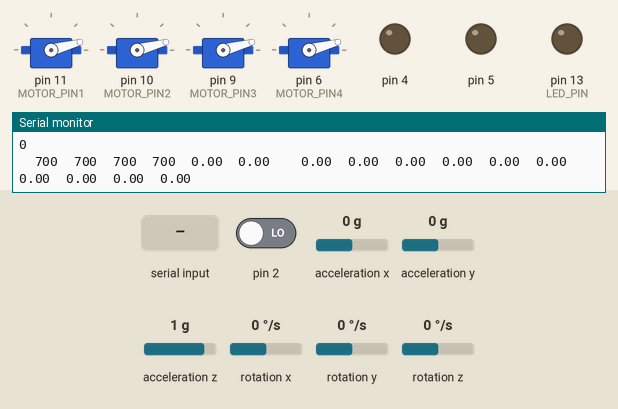
This sketch was run on a simulated Arduino Uno, built with avr-gcc and run on an emulated ATmega328P. Shown: 4 × servo, output pins drawn as LEDs (lit = HIGH), the last lines printed to the serial monitor. The inputs (shaded band) are chosen by the test bench; at power-on: acceleration x 0 g, pin 2 LOW, acceleration y 0 g, acceleration z 1 g, rotation x 0 °/s, rotation y 0 °/s, rotation z 0 °/s. The sensor or clock chip raises its interrupt line as the real part does; EEPROM starts erased.

Above: at 1.7 s.
1.8 s: acceleration x set to 1.4 g
At 2.3 s:
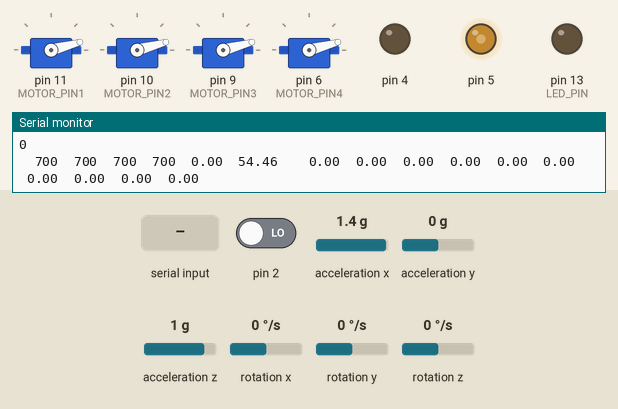
3.3 s: "8\n" received over Serial
At 3.7 s:
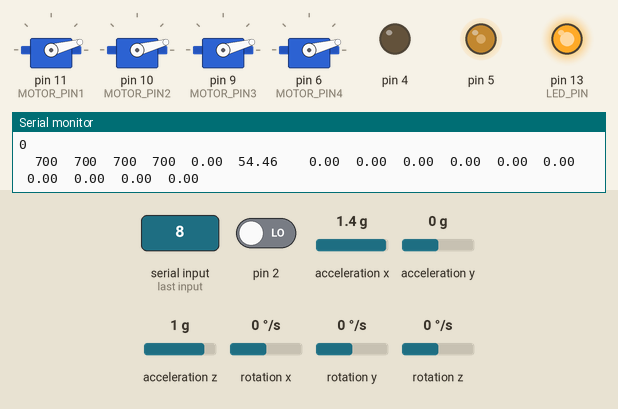
4.8 s: byte 53 ('5') received over Serial
At 5.3 s:
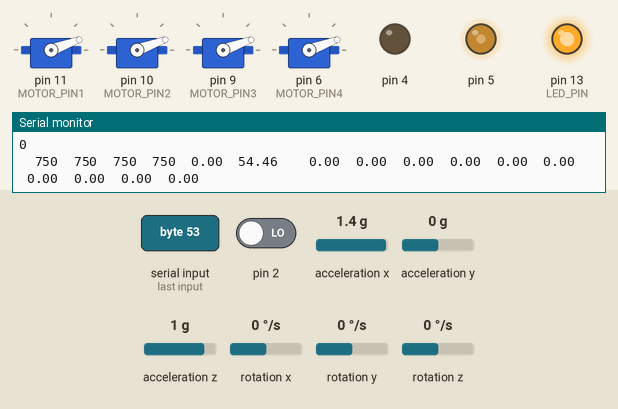
6.3 s: byte 56 ('8') received over Serial
At 6.48 s:
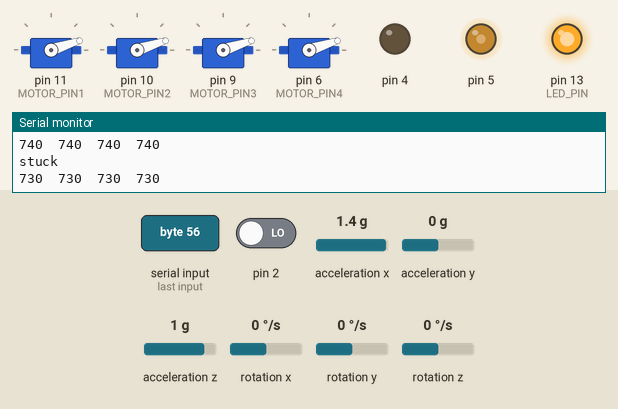
8.0 s: acceleration x set to 0 g
At 8.3 s:
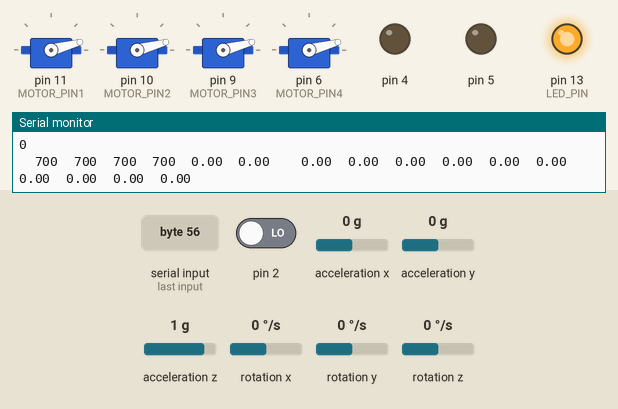
9.5 s: byte 114 ('r') received over Serial
At 10.9 s:
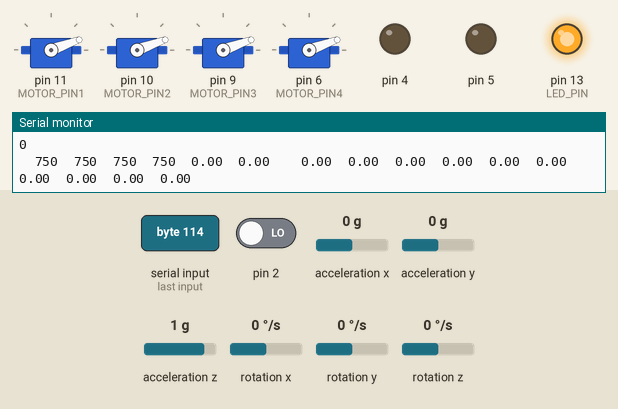
Timing chart, 0 to 12.0 s (numbered marks = the images above; inputs shaded):
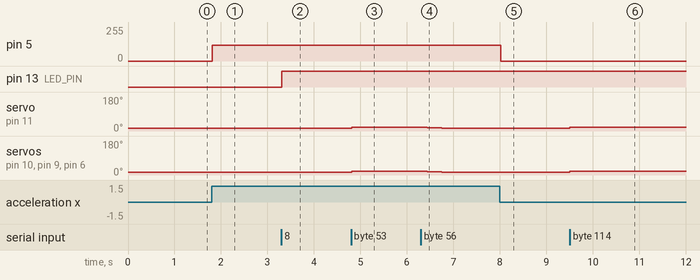

Measured:
- after the input at 1.8 s, pin 5: 0/255 → 120/255 at once
- after the input at 3.3 s, pin 13 (LED_PIN): LOW → HIGH at once
- after the input at 4.8 s, servo on pin 11 (MOTOR_PIN1), servo on pin 10 (MOTOR_PIN2), servo on pin 9 (MOTOR_PIN3), servo on pin 6 (MOTOR_PIN4): 15° → 20° at once
- after the input at 6.3 s, servo on pin 11 (MOTOR_PIN1): moves from 20° to 15° over 0.41 s, starting at once; servo on pin 10 (MOTOR_PIN2), servo on pin 9 (MOTOR_PIN3), servo on pin 6 (MOTOR_PIN4): moves from 20° to 15° over 0.40 s, starting at once
- after the input at 8.0 s, pin 5: 120/255 → 0/255 at once
- after the input at 9.5 s, servo on pin 11 (MOTOR_PIN1), servo on pin 10 (MOTOR_PIN2), servo on pin 9 (MOTOR_PIN3), servo on pin 6 (MOTOR_PIN4): 15° → 20° at once

The sketch:

finalcombo3rx.ino
```cpp
#include "comboconfig.h"
#include "I2Cdev.h"
#include "pidconfig.h"
#include <EEPROM.h>
#include <VirtualWire.h>
#include <Wire.h>
#include <ServoTimer2.h>
//#include <ServoTimer2.h>
#include <PID_v1.h>

#include "MPU6050.h"


//#define DebugAngle
#define Debugpid
#define OUTPUT_READABLE_YAWPITCHROLL


int16_t aX11, aY11, aZ11;
int16_t gX11, gY11, gZ11;
int Sensor1Data;
int NNin,NNnot,mytime;
char *controller;
int ijk=0.01;
int debugmpu;
int prevNumber;

//motor init
int aa1=700;
int aa2=700;
int aa3=700;
int aa4=700;
int m1,m2,m3,m4;
//int maxSafeangle=60;// these are used in shutDown function;
//int minSafeangle=-60;// - -
boolean calibrate;
int charflag,mpuflag;
//int safetime=10000;// safe lands after this time limit.
int led = 13;
int addr10 =10,addr1=1,addr2=2,addr3=3,addr4=4,addr5=5,addr6=6,addr7=7,addr8=8,addr9=9;
boolean firstrun=0;
double pitch;double roll;double yaw;


void setup()
{

  pinMode(4,OUTPUT);
  digitalWrite(4,LOW);


  Serial.begin(115200);
  mpusetup();


  led1_init();
  led2_init();
  pidsetup();

}


//The loop section of the sketch will read the X,Y and Z output rates from the gyroscope and output them in the Serial Terminal
void loop()
{
  if (firstrun==0)
  {
    int aa=700;
    motor1.attach(MOTOR_PIN1);
    motor2.attach(MOTOR_PIN2);
    motor3.attach(MOTOR_PIN3);
    motor4.attach(MOTOR_PIN4);

    motor1.write(aa);
    motor2.write(aa);
    motor3.write(aa);
    motor4.write(aa);
    firstrun=1;

  }
  mpuloop();
  piManual();
  pid();


   /*double gap1 = abs(Setpoint1-Input1);
    double gap2 = abs(Setpoint2-Input2);
     double gap3 = abs(Setpoint3-Input3);
      double gap4 = abs(Setpoint4-Input4);*/
     // if(gap1<10)
    //we're close to setpoint, use conservative tuning parameters
  //  myPID1.SetTunings(consKp, consKi, consKd);

  /* else if(gap1>=10)
  {
     //we're far from setpoint, use aggressive tuning parameters
     myPID1.SetTunings(aggKp, aggKi, aggKd);
  }
   //    if(gap2<10)
  {  //we're close to setpoint, use conservative tuning parameters
    myPID2.SetTunings(consKp, consKi, consKd);
  }
   /*else if(gap2>=10)
  {
     //we're far from setpoint, use aggressive tuning parameters
     myPID2.SetTunings(aggKp, aggKi, aggKd);
  }
       if(gap3<10)
  {  //we're close to setpoint, use conservative tuning parameters
    myPID3.SetTunings(consKp, consKi, consKd);
  }
   else if(gap3>=10)
  {
     //we're far from setpoint, use aggressive tuning parameters
     myPID3.SetTunings(aggKp, aggKi, aggKd);
  }
       if(gap4<10)
  {  //we're close to setpoint, use conservative tuning parameters
    myPID4.SetTunings(consKp, consKi, consKd);
  }
   else if(gap4>=10)
  {
     //we're far from setpoint, use aggressive tuning parameters
     myPID4.SetTunings(aggKp, aggKi, aggKd);

  */


 myPID1.SetTunings(consKp12, consKi12, consKd12);
 myPID2.SetTunings(consKp12, consKi12, consKd12);
 myPID3.SetTunings(consKp34, consKi34, consKd34);
 myPID4.SetTunings(consKp34, consKi34, consKd34);

  //delay(100);

}
```

angle.ino
```cpp
void mpuloop()
{
  mytime=millis();
  if(pitch>5 || roll >5 || pitch<-5 || roll<-5)
    led2_status(120);
  else
    led2_status(0);


  // if programming failed, don't try to do anything
  if (!dmpReady) return;

  // wait for MPU interrupt or extra packet(s) available
  while (!mpuInterrupt && fifoCount < packetSize) {
    // other program behavior stuff here
    // .
    // .
    delay(20);
    // .
    // if you are really paranoid you can frequently test in between other
    // stuff to see if mpuInterrupt is true, and if so, "break;" from the
    // while() loop to immediately process the MPU data
    // .
    // .
    // .
  }

  // reset interrupt flag and get INT_STATUS byte
  mpuInterrupt = false;
  mpuIntStatus = mpu.getIntStatus();

  // get current FIFO count
  fifoCount = mpu.getFIFOCount();

  // check for overflow (this should never happen unless our code is too inefficient)
  if ((mpuIntStatus & 0x10) || fifoCount == 1024) {
    // reset so we can continue cleanly
    mpu.resetFIFO();
    Serial.println(F("FIFO overflow!"));

    // otherwise, check for DMP data ready interrupt (this should happen frequently)
  }
  else if (mpuIntStatus & 0x02) {
    // wait for correct available data length, should be a VERY short wait
    while (fifoCount < packetSize) fifoCount = mpu.getFIFOCount();

    // read a packet from FIFO
    mpu.getFIFOBytes(fifoBuffer, packetSize);

    // track FIFO count here in case there is > 1 packet available
    // (this lets us immediately read more without waiting for an interrupt)
    fifoCount -= packetSize;

#ifdef OUTPUT_READABLE_QUATERNION
    // display quaternion values in easy matrix form: w x y z
    mpu.dmpGetQuaternion(&q, fifoBuffer);
    Serial.print("quat\t");
    Serial.print(q.w);
    Serial.print("\t");
    Serial.print(q.x);
    Serial.print("\t");
    Serial.print(q.y);
    Serial.print("\t");
    Serial.println(q.z);
#endif

#ifdef OUTPUT_READABLE_EULER
    // display Euler angles in degrees
    mpu.dmpGetQuaternion(&q, fifoBuffer);
    mpu.dmpGetEuler(euler, &q);
    Serial.print("euler\t");
    Serial.print(euler[0] * 180/M_PI);
    Serial.print("\t");
    Serial.print(euler[1] * 180/M_PI);
    Serial.print("\t");
    Serial.println(euler[2] * 180/M_PI);
#endif

#ifdef OUTPUT_READABLE_YAWPITCHROLL
    // display Euler angles in degrees
    mpu.dmpGetQuaternion(&q, fifoBuffer);
    mpu.dmpGetGravity(&gravity, &q);
    mpu.dmpGetYawPitchRoll(ypr, &q, &gravity);
    /*   Serial.print("ypr\t");
     Serial.print(ypr[0] * 180/M_PI);
     Serial.print("\t");
     Serial.print(ypr[1] * 180/M_PI);
     Serial.print("\t");
     Serial.println(ypr[2] * 180/M_PI);*/
    yaw=(ypr[0] * 180/M_PI) ;
    roll=(ypr[1] * 180/M_PI) ;
    pitch=(ypr[2] * 180/M_PI);
#endif
#ifdef DebugAngle
    Serial.print("ypr\t");
    Serial.print(ypr[0] * 180/M_PI);
    Serial.print("\t");
    Serial.print(ypr[1] * 180/M_PI);
    Serial.print("\t");
    Serial.println(ypr[2] * 180/M_PI);
#endif

#ifdef OUTPUT_READABLE_REALACCEL
    // display real acceleration, adjusted to remove gravity
    mpu.dmpGetQuaternion(&q, fifoBuffer);
    mpu.dmpGetAccel(&aa, fifoBuffer);
    mpu.dmpGetGravity(&gravity, &q);
    mpu.dmpGetLinearAccel(&aaReal, &aa, &gravity);
    Serial.print("areal\t");
    Serial.print(aaReal.x);
    Serial.print("\t");
    Serial.print(aaReal.y);
    Serial.print("\t");
    Serial.println(aaReal.z);
#endif

#ifdef OUTPUT_READABLE_WORLDACCEL
    // display initial world-frame acceleration, adjusted to remove gravity
    // and rotated based on known orientation from quaternion
    mpu.dmpGetQuaternion(&q, fifoBuffer);
    mpu.dmpGetAccel(&aa, fifoBuffer);
    mpu.dmpGetGravity(&gravity, &q);
    mpu.dmpGetLinearAccel(&aaReal, &aa, &gravity);
    mpu.dmpGetLinearAccelInWorld(&aaWorld, &aaReal, &q);
    Serial.print("aworld\t");
    Serial.print(aaWorld.x);
    Serial.print("\t");
    Serial.print(aaWorld.y);
    Serial.print("\t");
    Serial.println(aaWorld.z);
#endif

#ifdef OUTPUT_TEAPOT
    // display quaternion values in InvenSense Teapot demo format:
    teapotPacket[2] = fifoBuffer[0];
    teapotPacket[3] = fifoBuffer[1];
    teapotPacket[4] = fifoBuffer[4];
    teapotPacket[5] = fifoBuffer[5];
    teapotPacket[6] = fifoBuffer[8];
    teapotPacket[7] = fifoBuffer[9];
    teapotPacket[8] = fifoBuffer[12];
    teapotPacket[9] = fifoBuffer[13];
    Serial.write(teapotPacket, 14);
    teapotPacket[11]++; // packetCount, loops at 0xFF on purpose
#endif

  }
}
```

anglesetup.ino
```cpp
void mpusetup() {
    // join I2C bus (I2Cdev library doesn't do this automatically)
    #if I2CDEV_IMPLEMENTATION == I2CDEV_ARDUINO_WIRE
        Wire.begin();
        TWBR = 12; // 400kHz I2C clock (200kHz if CPU is 8MHz)
    #elif I2CDEV_IMPLEMENTATION == I2CDEV_BUILTIN_FASTWIRE
        Fastwire::setup(400, true);
    #endif

    // initialize serial communication
    // (115200 chosen because it is required for Teapot Demo output, but it's
    // really up to you depending on your project)
  //  Serial.begin(115200);
    while (!Serial); // wait for Leonardo enumeration, others continue immediately

    // NOTE: 8MHz or slower host processors, like the Teensy @ 3.3v or Ardunio
    // Pro Mini running at 3.3v, cannot handle this baud rate reliably due to
    // the baud timing being too misaligned with processor ticks. You must use
    // 38400 or slower in these cases, or use some kind of external separate
    // crystal solution for the UART timer.

    // initialize device
    mpu.initialize();

    // verify connection
    Serial.println(F("Testing device connections..."));
    Serial.println(mpu.testConnection() ? F("MPU6050 connection successful") : F("MPU6050 connection failed"));

    // wait for ready
    Serial.println(F("\n dont Send any character to begin DMP programming and demo: "));
 /*   while (Serial.available() && Serial.read()); // empty buffer
    while (!Serial.available());                 // wait for data
    while (Serial.available() && Serial.read()); // empty buffer again
*/
    // load and configure the DMP
    Serial.println(F("Initializing DMP..."));
    devStatus = mpu.dmpInitialize();

    // supply your own gyro offsets here, scaled for min sensitivity
    mpu.setXGyroOffset(220);
    mpu.setYGyroOffset(76);
    mpu.setZGyroOffset(-85);
    mpu.setZAccelOffset(1788); // 1688 factory default for my test chip

    // make sure it worked (returns 0 if so)
    if (devStatus == 0) {
        // turn on the DMP, now that it's ready
        Serial.println(F("Enabling DMP..."));
        mpu.setDMPEnabled(true);

        // enable Arduino interrupt detection
        Serial.println(F("Enabling interrupt detection (Arduino external interrupt 0)..."));
        attachInterrupt(0, dmpDataReady, RISING);
        mpuIntStatus = mpu.getIntStatus();

        // set our DMP Ready flag so the main loop() function knows it's okay to use it
        Serial.println(F("DMP ready! Waiting for first interrupt..."));
        dmpReady = true;

        // get expected DMP packet size for later comparison
        packetSize = mpu.dmpGetFIFOPacketSize();
    } else {
        // ERROR!
        // 1 = initial memory load failed
        // 2 = DMP configuration updates failed
        // (if it's going to break, usually the code will be 1)
        Serial.print(F("DMP Initialization failed (code "));
        Serial.print(devStatus);
        Serial.println(F(")"));
    }

    // configure LED for output
    pinMode(LED_PIN, OUTPUT);
}
```

landing.ino
```cpp
void safeLanding()
{
  led1_status(1);
   uint8_t buf[VW_MAX_MESSAGE_LEN];
    uint8_t buflen = VW_MAX_MESSAGE_LEN;

    {
          int addr10 =10,addr1=1,addr2=2,addr3=3,addr4=4,addr5=5,addr6=6,addr7=7,addr8=8,addr9=9;
          EEPROM.write(addr1,aa1/10);
          EEPROM.write(addr2,aa2/10);
          EEPROM.write(addr3,aa3/10);
          EEPROM.write(addr4,aa4/10);

          EEPROM.write(addr5,consKp12*100);
          EEPROM.write(addr6,consKi12*100);
          EEPROM.write(addr7,consKd12*100);

          EEPROM.write(addr8,consKp34*100);
          EEPROM.write(addr9,consKi34*100);
          EEPROM.write(addr10,consKd34*100);
}

 // int St=millis();
//int st=safetime;//10secs
 // slow landing, reduces throttle by 200 in a second;
 // if(500 > millis()-St )
  {
 //   St= millis();
 while(1)
 {Serial.println("stuck");
 //  if(aa1>700 || aa2>700 || aa3>700 || aa4>700)
   {
     if(aa1>700)
   aa1=aa1-10;
   if(aa2>700 )
    aa2=aa2-10;
    if(aa3>700)
    aa3=aa3-10;
    if(aa4>700)
    aa4=aa4-10;
   }

    if(aa1<701 && aa2<701 & aa3<701 & aa4<701)
   break;
 // if(vw_get_message(buf, &buflen))
 {
//   break;
 }

    motor1.write(aa1);
  motor2.write(aa2);
   motor3.write(aa3);
    motor4.write(aa4);


    Serial.print(aa1);
  Serial.print("\t");
   Serial.print(aa2);
  Serial.print("\t");
   Serial.print(aa3);
  Serial.print("\t");
  Serial.println(aa4);
  delay(100);

 }
/*
  motor1.writeMicroseconds(aa1);
motor2.writeMicroseconds(aa2);
motor3.writeMicroseconds(aa3);
motor4.writeMicroseconds(aa4);
Serial.println("safe");  */
  }


}

void safeShutDown()
{
  // danger shutdown;
 // if(pitch<minSafeangle || pitch>maxSafeangle || roll<minSafeangle || roll>maxSafeangle )
  {
    //t= millis();
  Serial.println("dont shut");
        while(1)
        {
           int aa=700;
           Serial.println("shut");
                   motor1.attach(MOTOR_PIN1);
           motor2.attach(MOTOR_PIN2);
            motor3.attach(MOTOR_PIN3);
           motor4.attach(MOTOR_PIN4);

            motor1.write(aa);
            motor2.write(aa);
             motor3.write(aa);
              motor4.write(aa);
        }
  }
}


void led1_init()
{
 pinMode(13,OUTPUT);
 //f
 pinMode(4,OUTPUT);
 digitalWrite(13,LOW);
}

void led1_status(byte stat)
{
 digitalWrite(13,stat);
}
void led2_init()
{
 pinMode(5,OUTPUT);
 digitalWrite(13,LOW);
}

void led2_status(byte stat)
{
 analogWrite(5,stat);
}
```

piManual.ino
```cpp
void piManual()
{

  char number;
  if(Serial.available())
  {

    number=(char)Serial.read();
    //time=millis();
  }
 /* if(millis()-time>5000)
  {
    safeLanding();
  }*/

   if(number=='a')
 {

    aa1=aa1+10;


 }


  else if(number=='8')
 {
   safeLanding();
 }


  else if(number=='z')
 {

 }


   else if(number=='5')
 {

   aa1=aa1+50;
   aa2=aa2+50;
   aa3=aa3+50;
   aa4=aa4+50;


 }

  else if(number=='f')
 {

   aa1=aa1-50;
   aa2=aa2-50;
   aa3=aa3-50;
   aa4=aa4-50;


 }
 //TTTTTTT
    else if(number=='t')
 {

   aa1=aa1-10;
   aa2=aa2-10;
   aa3=aa3-10;
   aa4=aa4-10;


 }
  //ttttttt
      else if(number=='c')
 {

   aa1=aa1+10;
   aa2=aa2+10;
   aa3=aa3+10;
   aa4=aa4+10;


 }

     else if(number=='r')
 {

   aa1=750;
   aa2=750;
   aa3=750;
   aa4=750;
   }


 //xxxxx


  //yyyyy
else if(number=='1')
 {
   consKi12=consKi12+0.01;
 }

  //XXXXXXXX
else if(number=='2')
 {
   consKp12=consKp12-0.01;
 }
  //YYYYY
else if(number=='4')
 {
   consKi12=consKi12-0.01;
 }
  //ZZZZZZZZ
 if(number=='6')
 {
   consKd12=consKd12-0.01;
 }
  //zzzzz
else if(number=='7')
 {
   consKp12=consKp12+0.01;
 }

else if(number=='9')
 {
   consKp12=consKp12+0.01;
 }


 //iiiiiiiii
else if(number=='p')
 {
   consKp34=consKp34+0.01;
 }
  //jjjjjj
else if(number=='i')
 {
   consKi34=consKi34+0.01;
 }
  //kkkkkkkkk
else if(number=='d')
 {
   consKd34=consKd34+0.01;
 }

    //IIIIIIII
else if(number=='P')
 {
   consKp34=consKp34-0.01;
 }
  //JJJJJJJJ
else if(number=='I')
 {
   consKi34=consKi34-0.01;
 }
  //KKKKKKKKKK
else if(number=='D')
 {
   consKd34=consKd34-0.01;
 }


   // safety cutoff
   // space bar
    else if(number=='s')
 {
 /* // motor1.writeMicroseconds(aa1);
    Serial.println("aa11 + reset");
    //Serial.println(aa1);
  aa1=700;
   aa2=700;
   aa3=700;
   aa4=700;
   */
    Setpoint1 =0;
     Setpoint2 =0;
      Setpoint3 =0;
       Setpoint4 =0;
   safeLanding();
 }
//}
//prevNumber = number;

}
```

pid.ino
```cpp
void pid()
{

  Setpoint1 =0;
  Setpoint2=-Setpoint1;
  Setpoint4=0;
  Setpoint3 =-Setpoint4;


  Input1 = -pitch;
  Input2 = pitch;
  Input3=roll;
  Input4=-roll;

  myPID1.Compute();
  myPID2.Compute();
  myPID3.Compute();
  myPID4.Compute();


  m1=aa1+Output1-Output2;
  m3=aa3+Output2-Output1;
  m2=aa2+Output3-Output4;
  m4=aa4+Output4-Output3;

  motor1.write(m1);
  motor2.write(m2);
  motor3.write(m3);
  motor4.write(m4);


 #ifdef Debugpid
  Serial.println(Sensor1Data);
  Serial.print("\t");
  Serial.print(m1);
  Serial.print("\t");
  Serial.print(m2);
  Serial.print("\t");
  Serial.print(m3);
  Serial.print("\t");
  Serial.print(m4);

  Serial.print("\t");
  Serial.print(pitch);
  Serial.print("\t");
  Serial.print(roll);
  Serial.print("\t");


  Serial.print("\t");
  Serial.print(consKp12);
  Serial.print("\t");
  Serial.print(consKi12);
  Serial.print("\t");
  Serial.print(consKd12);
  Serial.print("\t");


  Serial.print(consKp34);
  Serial.print("\t");
  Serial.print(consKi34);
  Serial.print("\t");
  Serial.print(consKd34);
  Serial.print("\t");

  Serial.print(Setpoint1);
  Serial.print("\t");
  Serial.print(Setpoint2);
  Serial.print("\t");
  Serial.print(Setpoint3);
  Serial.print("\t");
  Serial.println(Setpoint4);

 #endif


}
```

pidsetup.ino
```cpp
void pidsetup()
{

  //initialize the variables we're linked to


  //turn the PID on
  myPID1.SetMode(AUTOMATIC);
  myPID2.SetMode(AUTOMATIC);
myPID3.SetMode(AUTOMATIC);
  myPID4.SetMode(AUTOMATIC);
 // motor1.writeMicroseconds(800);
//motor2.writeMicroseconds(800);
}
```

pidconfig.h
```cpp
  #include <ServoTimer2.h>

  #include <PID_v1.h>

 // #define MAX_SIGNAL 2000
 // #define MIN_SIGNAL 7007
  #define MOTOR_PIN1 11//w
  #define MOTOR_PIN2 10//a
  #define MOTOR_PIN3 9//S
  #define MOTOR_PIN4 6//D

  ServoTimer2 motor1;
  ServoTimer2 motor2;
  ServoTimer2 motor3;
  ServoTimer2 motor4;
 // double aggKp=4, aggKi=0.2, aggKd=1;
// consKp12=0,consKi12=0, consKd12=0,consKp34=0,consKi34=0,consKd34=0;
double consKp12=0.00,consKi12=0.00, consKd12=0.00,consKp34=0.00,consKi34=0.00,consKd34=0.00;
 //double consKp12=0,consKi12=0, consKd12=0,consKp34=0,consKi34=0,consKd34=0;
  //Define Variables we'll be connecting to
   double Setpoint1,Setpoint2,Setpoint3,Setpoint4;
   double Input1,Input2,Input3,Input4;
   double Output1,Output2,Output3,Output4;

  //Specify the links and initial tuning parameters
  PID myPID1(&Input1, &Output1, &Setpoint1,consKp12,consKi12,consKd12,DIRECT);
  PID myPID2(&Input2, &Output2, &Setpoint2,consKp12,consKi12,consKd12,DIRECT);
  PID myPID3(&Input3, &Output3, &Setpoint3,consKp34,consKi34,consKd34,DIRECT);
  PID myPID4(&Input4, &Output4, &Setpoint4,consKp34,consKi34,consKd34,DIRECT);
```

Source omitted: comboconfig.h (7599 bytes)
